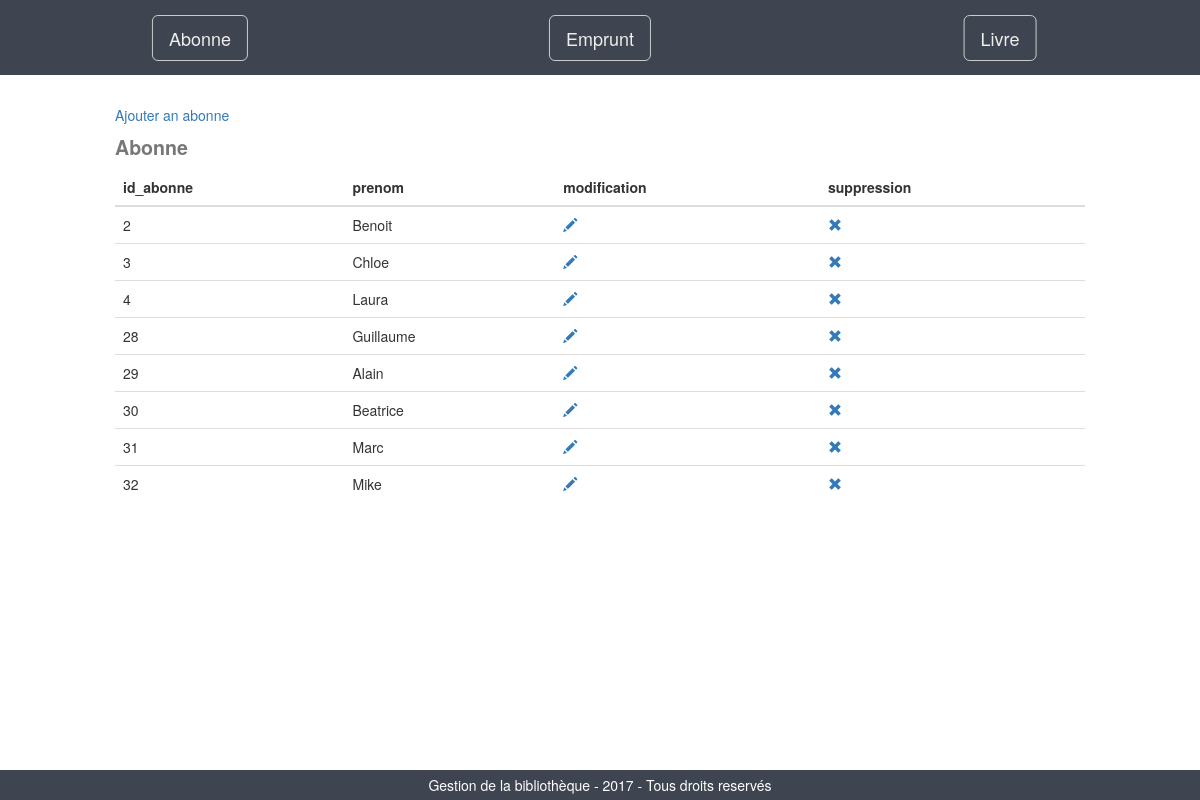
The page /?table=abonne on the database its author committed.
### tables this page shows
CREATE TABLE `abonne` (
  `id_abonne` int(3) NOT NULL AUTO_INCREMENT,
  `prenom` varchar(25) NOT NULL,
  PRIMARY KEY (`id_abonne`)
);

### inc/init.inc.php (called while the page is built, shortened)
<?php
$content='';
$message='';
?>

### inc/abonnee.inc.php (the view, shortened to what this page needs)
<?php
if (isset($_GET['table']) && $_GET['table'] === 'abonne') {
$abonne=$pdo->prepare("SELECT * FROM abonne");
$abonne->execute();
$content.=$message;
$content.= "<table class=\"table table-hover\">";
$content.= "<caption>Abonne</caption>";
$content.= "<a class=\"table-heading\" href=\"?action=ajout_abonne\">Ajouter an abonne</a>";
$content.= '<thead>';
$content.= "<tr>";
for ($i=0; $i<$abonne->columnCount(); $i++) {
	$column=$abonne->getColumnMeta($i);
	$content.= "<th>$column[name]</th>";
}
$content.= "<th>modification</th>";
$content.= "<th>suppression</th>";
$content.= "</tr>";
$content.= '</thead>';
$content.= '<tbody>';
while ($array_abonne=$abonne->fetch(PDO::FETCH_ASSOC)) {
	$content.= "<tr>";
	foreach ($array_abonne as $key => $value) {
	$content.= "<td>$value</td>";
	}
$content.= '<td><a href="?action=modification_abonne&id_abonne='.$array_abonne['id_abonne'].'"><span class="glyphicon glyphicon-pencil"></span></a></td>';
$content.= '<td><a href="?action=suppression_abonne&id_abonne='.$array_abonne['id_abonne'].'"><span class="glyphicon glyphicon-remove"></span></a></td>';
$content.= "</tr>";
}
$content.= '</tbody>';
$content.= "</table>";
}
?>

### inc/haut.inc.php (shortened to what this page needs)
<!DOCTYPE html>
<html lang="en">
<head>
	<link rel="stylesheet" href="https://maxcdn.bootstrapcdn.com/bootstrap/3.3.7/css/bootstrap.min.css">
	<link rel="stylesheet" type="text/css" href="css/style.css">
</head>
<body>
<div class="container-fluid">
	<div class="row menu">
		<div class="col-md-4"><a href="?table=abonne"><button type="button" class="btn btn-default btn-lg center-block">Abonne</button></a></div>
		<div class="col-md-4"><a href="?table=emprunt"><button type="button" class="btn btn-default btn-lg center-block">Emprunt</button></a></div>
		<div class="col-md-4"><a href="?table=livre"><button type="button" class="btn btn-default btn-lg center-block">Livre</button></a></div>
	</div>
	<div class="row row-middle">
		<div class="col-md-10 col-md-offset-1">

### index.php (shortened to what this page needs)
<?php
include_once('inc/init.inc.php');
include_once('inc/abonnee.inc.php');
include_once('inc/haut.inc.php');
echo $content;
include_once('inc/bas.inc.php');
?>

### inc/bas.inc.php (shortened to what this page needs)
	</div>
		</div>
	<div class="row row-footer">
		<div class="col-md-12 footer">
			<footer>Gestion de la bibliothèque - <?php echo date('Y'); ?> - Tous droits reservés</footer>
		</div>
	</div>
</div>
</body>
</html>

### css/style.css (style rules this page uses)
html { position:relative; min-height: 100%; }
.menu .col-md-4 { background: #3E4551; height: 75px; position: relative; }
.btn-lg { background: #3E4551; color: #eeeeee; margin: auto; position: absolute; top: 50%; left: 50%; transform: translateY(-50%) translateX(-50%); }
.row-middle { margin-top: 30px; margin-bottom: 30px; }
.footer { background: #3E4551; color: #ffffff; text-align: center; line-height: 30px; }
.row-footer { position: absolute; bottom: 0; left: 0; right: 0; height:30px; }
.table-heading { display: inline; text-align: center; }
caption { font-size: 1.4em; font-weight: bolder; }

### rows shown on the page
abonne: id_abonne "2", prenom "Benoit"
abonne: id_abonne "3", prenom "Chloe"
abonne: id_abonne "4", prenom "Laura"
abonne: id_abonne "28", prenom "Guillaume"
abonne: id_abonne "29", prenom "Alain"
abonne: id_abonne "30", prenom "Beatrice"
abonne: id_abonne "31", prenom "Marc"
abonne: id_abonne "32", prenom "Mike"

### other values the page prints
$column[name] "id_abonne"
$column[name] "prenom"
